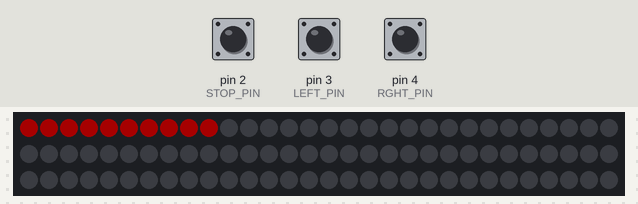
This sketch was run on a simulated Arduino Uno, built with avr-gcc and run on an emulated ATmega328P. On the bench: 90 RGB LEDs in strip order, left to right, continuing on the next row. The inputs (shaded band) are chosen by the test bench; at power-on: pin 3 (LEFT_PIN) HIGH, pin 2 (STOP_PIN) HIGH, pin 4 (RGHT_PIN) HIGH. Dim RGB values are drawn brighter than linear.

Above: at 4.7 s.
4.8 s: pin 3 (LEFT_PIN) pulled LOW for 0.15 s
7.6 s: pin 2 (STOP_PIN) pulled LOW for 0.15 s
9.2 s: pin 4 (RGHT_PIN) pulled LOW for 0.15 s
Timing chart, 0 to 12.2 s (numbered marks = the images above; inputs shaded):
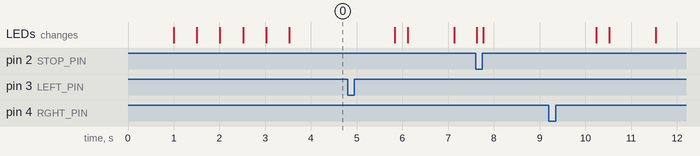

The sketch:

led_strip_stop.ino
```cpp
//lib import
#include <FastLED.h>

// <------- START OF CONFIGURATION ------->

//PIN CONFIGURATION
#define DATA_PIN 5
#define STOP_PIN 2 //should be INT pin !
#define LEFT_PIN 3
#define RGHT_PIN 4

//TOTAL LEDs and START/END each fct
#define NUM_LEDS 90
#define L_start 0
#define L_end   3
#define S_start 4
#define S_end   5
#define R_start 6
#define R_end   9

//Animations
#define LR_TimeOut 1000 //ms
#define INTV_ROLL 32    //interval between led
#define STEP_ROLL 4     //higher == quicker
#define STEP_FADE 16    //higher == quicker

//LED COLORS (R,G,B)
const int color_led_stop[] = {200,0,0};
const int color_led_turn[] = {255,100,0};
const int color_led_norm[] = {40,0,0};

// <------- END OF CONFIGURATION ------->

// Define the array of leds
CRGB leds[NUM_LEDS];

//Used in isr
volatile bool btnStopState = false;

bool LanimeOn=false;
bool LanimeOff=true;
bool Lavailable=true;
bool RanimeOn=false;
bool RanimeOff=true;
bool Ravailable=true;

long Ltimer=0;
long Rtimer=0;

void setup() {
  //setup pins
  pinMode(STOP_PIN, INPUT_PULLUP);
  pinMode(LEFT_PIN, INPUT_PULLUP);
  pinMode(RGHT_PIN, INPUT_PULLUP);

  //isr for stop (prioritized)
  attachInterrupt(digitalPinToInterrupt(STOP_PIN), stopBtn, CHANGE);

  //add leds
  FastLED.addLeds<WS2812B, DATA_PIN, GRB>(leds, NUM_LEDS);

  //safety wait
  delay(1000);

  //turn all leds off
  for(int i=0;i<NUM_LEDS;i++){
    leds[i] = CRGB::Black;
  }
  FastLED.show();
  delay(500);

  //turn left on
  for(int i=L_start;i<=L_end;i++){
    leds[i] = CRGB(color_led_turn[0],color_led_turn[1],color_led_turn[2]);
  }
  FastLED.show();
  delay(500);

  //turn left off, right on
  for(int i=L_start;i<=L_end;i++){
    leds[i] = CRGB(0,0,0);
  }
  for(int i=R_start;i<=R_end;i++){
    leds[i] = CRGB(color_led_turn[0],color_led_turn[1],color_led_turn[2]);
  }
  FastLED.show();
  delay(500);

  //turn right off, stop on
  for(int i=R_start;i<=R_end;i++){
    leds[i] = CRGB(0,0,0);
  }
  for(int i=S_start;i<=S_end;i++){
    leds[i] = CRGB(color_led_stop[0],color_led_stop[1],color_led_stop[2]);
  }
  FastLED.show();
  delay(500);

  //turn stop off
  for(int i=S_start;i<=S_end;i++){
    leds[i] = CRGB(0,0,0);
  }
  FastLED.show();
  delay(500);
}

void loop() {
  //check stop
  manageStop();

  //check left
  if(!digitalRead(LEFT_PIN) && !LanimeOn){
    Lavailable=false;
    LanimeOn =true;
    LanimeOff=false;
    roll(L_start,L_end,0,STEP_ROLL,INTV_ROLL,color_led_turn,true);
  }
  if(digitalRead(LEFT_PIN) && !LanimeOff){
    Lavailable=false;
    LanimeOff=true;
    LanimeOn =false;
    fade(L_start,L_end,0,STEP_FADE,false,color_led_turn);
    Ltimer=millis();
  }
  if(LanimeOff && millis()-Ltimer>LR_TimeOut){
    //turn(L_start,L_end,color_led_norm,true);
    Lavailable=true;
  }

  //check right
  if(!digitalRead(RGHT_PIN) && !RanimeOn){
    Ravailable=false;
    RanimeOn =true;
    RanimeOff=false;
    roll(R_start,R_end,0,STEP_ROLL,INTV_ROLL,color_led_turn,false);
  }
  if(digitalRead(RGHT_PIN) && !RanimeOff){
    Ravailable=false;
    RanimeOff=true;
    RanimeOn =false;
    fade(R_start,R_end,0,STEP_FADE,false,color_led_turn);
    Rtimer=millis();
  }
  if(RanimeOff && millis()-Rtimer>LR_TimeOut){
    //turn(R_start,R_end,color_led_norm,true);
    Ravailable=true;
  }
}
void manageStop(){
  if(btnStopState){
    turn(S_start,S_end,color_led_stop,true);
    if(Lavailable){
      turn(L_start,L_end,color_led_stop,true);
    }
    if(Ravailable){
      turn(R_start,R_end,color_led_stop,true);
    }
  }else{
    turn(S_start,S_end,color_led_norm,true);
    if(Lavailable){
      turn(L_start,L_end,color_led_norm,true);
    }
    if(Ravailable){
      turn(R_start,R_end,color_led_norm,true);
    }
  }
}
void stopBtn(){
  //turn(6,7,color_led_stop,digitalRead(STOP_PIN));
  btnStopState = !digitalRead(STOP_PIN);
}
void turn(int startLED, int endLED, int rgb[], bool on){
  if(on){
    for(int i=startLED;i<=endLED;i++){
      leds[i] = CRGB(rgb[0],rgb[1],rgb[2]);
    }
  }else{
    for(int i=startLED;i<=endLED;i++){
      leds[i] = CRGB(0,0,0);
    }
  }
  FastLED.show();
}

void roll(int startLED, int endLED, int delayT, int stepS, int delayLED, int rgb[], bool dir){
  int newMax = 255+(delayLED*(endLED-startLED+1));

  for(int i=0;i<=newMax;i+=stepS){
    for(int j=startLED;j<=endLED;j++){
      int val = i - (j-startLED)*delayLED;
      if(val<0){
        val=0;
      }
      if(val>255){
        val=255;
      }
      if(!dir){
        leds[j] = CRGB(rgb[0]/255.0*val,rgb[1]/255.0*val,rgb[2]/255.0*val);
      }else{
        leds[endLED-j] = CRGB(rgb[0]/255.0*val,rgb[1]/255.0*val,rgb[2]/255.0*val);
      }
    }
    //check if stop
    manageStop();

    FastLED.show();
    //delay(delayT);
  }
  for(int j=startLED;j<=endLED;j++){
    leds[j] = CRGB(rgb[0],rgb[1],rgb[2]);
  }
  FastLED.show();
}
void fade(int startLED, int endLED, int delayT, int stepS, bool in, int rgb[]){
  if(in){
    for(int i=0;i<=255;i+=stepS){
      for(int j=startLED;j<=endLED;j++){
        leds[j] = CRGB(rgb[0]/255.0*i,rgb[1]/255.0*i,rgb[2]/255.0*i);
      }
      //check if stop
      manageStop();

      FastLED.show();
      //delay(delayT);
    }
    //turn on all
    for(int j=startLED;j<=endLED;j++){
      leds[j] = CRGB(rgb[0],rgb[1],rgb[2]);
    }
    FastLED.show();
  }else{
    for(int i=255;i>=0;i-=stepS){
      for(int j=startLED;j<=endLED;j++){
        leds[j] = CRGB(rgb[0]/255.0*i,rgb[1]/255.0*i,rgb[2]/255.0*i);
      }
      //check if stop
      manageStop();

      FastLED.show();
      //delay(delayT);
    }
    //turn off all
    for(int j=startLED;j<=endLED;j++){
      leds[j] = CRGB(0,0,0);
    }
    FastLED.show();
  }
}
```
